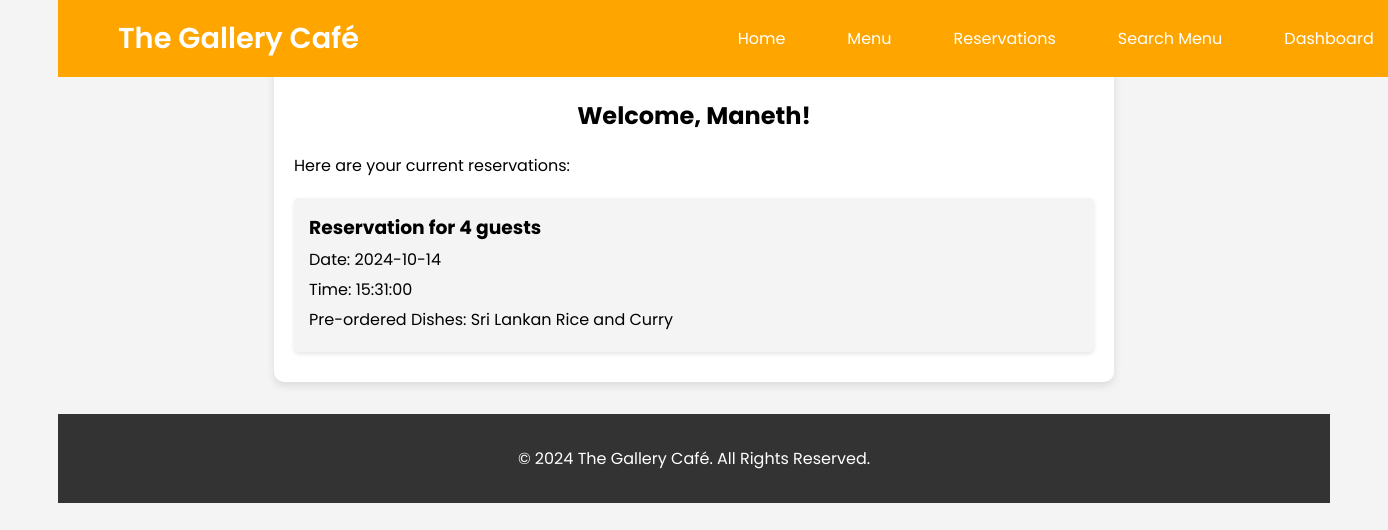
The page /dashboard.php (signed in) on the database as committed earlier.
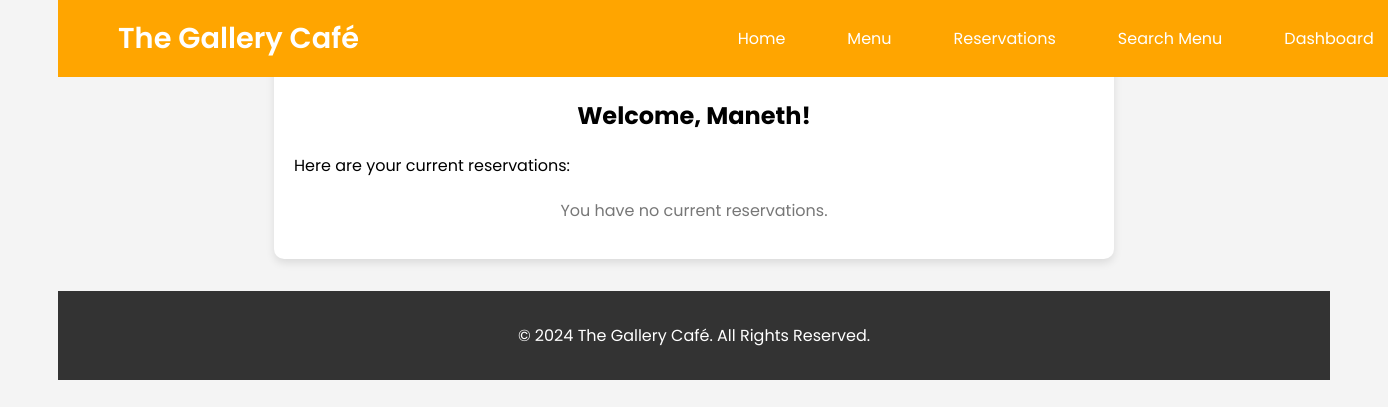
The same page on the database as committed later.
### tables this page shows
CREATE TABLE `reservations` (
  `id` int(11) NOT NULL,
  `user_id` int(11) NOT NULL,
  `guests` int(11) NOT NULL,
  `date` date NOT NULL,
  `time` time NOT NULL,
  `preorder` text DEFAULT NULL
);

### dashboard.php (the view, shortened to what this page needs)
<?php
$conn = new mysqli('localhost', 'root', '', 'thegallerycafe');
$user_id = $_SESSION['user_id'];
$stmt = $conn->prepare("SELECT guests, date, time, preorder FROM reservations WHERE user_id = ?");
$stmt->bind_param("i", $user_id);
$stmt->execute();
$result = $stmt->get_result();
$user_name = $_SESSION['user_name'] ?? 'Guest';
?>
<!DOCTYPE html>
<html lang="en">
<head>
</head>
<body>
    <?php include 'navbar.php'; ?>
    <div class="container">
        <h2>Welcome, <?php echo htmlspecialchars($user_name); ?>!</h2>
        <p>Here are your current reservations:</p>
        <div class="reservation-list">
            <?php if ($result->num_rows > 0): ?>
                <?php while ($row = $result->fetch_assoc()): ?>
                    <div class="reservation-item">
                        <h3>Reservation for <?php echo htmlspecialchars($row['guests']); ?> guests</h3>
                        <p>Date: <?php echo htmlspecialchars($row['date']); ?></p>
                        <p>Time: <?php echo htmlspecialchars($row['time']); ?></p>
                        <?php if (!empty($row['preorder'])): ?>
                            <p>Pre-ordered Dishes: <?php echo htmlspecialchars($row['preorder']); ?></p>
                        <?php endif; ?>
                    </div>
                <?php endwhile; ?>
            <?php else: ?>
                <p class="no-reservations">You have no current reservations.</p>
            <?php endif; ?>
        </div>
    </div>
    <footer>
        <p>&copy; 2024 The Gallery Café. All Rights Reserved.</p>
    </footer>
</body>
</html>

### navbar.php (shortened to what this page needs)
<nav class="navbar">
    <div class="logo">The Gallery Café</div>
    <ul>
        <li><a href="index.php">Home</a></li>
        <li><a href="menu.php">Menu</a></li>
        <li><a href="reservation.php">Reservations</a></li>
        <li><a href="search_menu.php">Search Menu</a></li>
        <?php if (isset($_SESSION['user_id'])): ?>
            <li><a href="dashboard.php">Dashboard</a></li>
        <?php else: ?>
            <li><a href="login.php">Login</a></li>
            <li><a href="register.php">Register</a></li>
        <?php endif; ?>
    </ul>
</nav>

### dashboard.php (style rules this page uses)
body { font-family: 'Poppins', sans-serif; background-color: #f4f4f4; padding: 50px; }
.container { max-width: 800px; background-color: white; padding: 20px; border-radius: 10px; box-shadow: 0 4px 8px rgba(0, 0, 0, 0.1); margin: 0 auto; }
h2 { text-align: center; margin-bottom: 20px; }
.reservation-list { margin-top: 20px; }
.no-reservations { text-align: center; color: #777; }
footer { margin-top: 2rem; padding: 1rem; background-color: #333; color: white; text-align: center; }
.reservation-item { background-color: #f4f4f4; padding: 15px; border-radius: 5px; margin-bottom: 10px; box-shadow: 0 2px 4px rgba(0, 0, 0, 0.1); }
.reservation-item h3 { margin: 0; }
.reservation-item p { margin: 5px 0; }

### navbar.php (style rules this page uses)
.navbar { position: absolute; top: 0px; width: 100%; display: flex; justify-content: space-between; padding: 10px 60px; align-items: center; background: orange; }
.navbar .logo { font-size: 1.8rem; font-weight: 600; color: white; }
.navbar ul { list-style: none; display: flex; }
.navbar ul li { margin-left: 30px; }
.navbar ul li a { color: white; text-decoration: none; font-size: 1rem; padding: 8px 16px; transition: background-color 0.3s ease; }

Rows that differ between the two databases and show on the page:
removed reservations: guests "4", date "2024-10-14", time "15:31:00", preorder "Sri Lankan Rice and Curry"
Other text that changed with them:
text now shown: "You have no current reservations."
